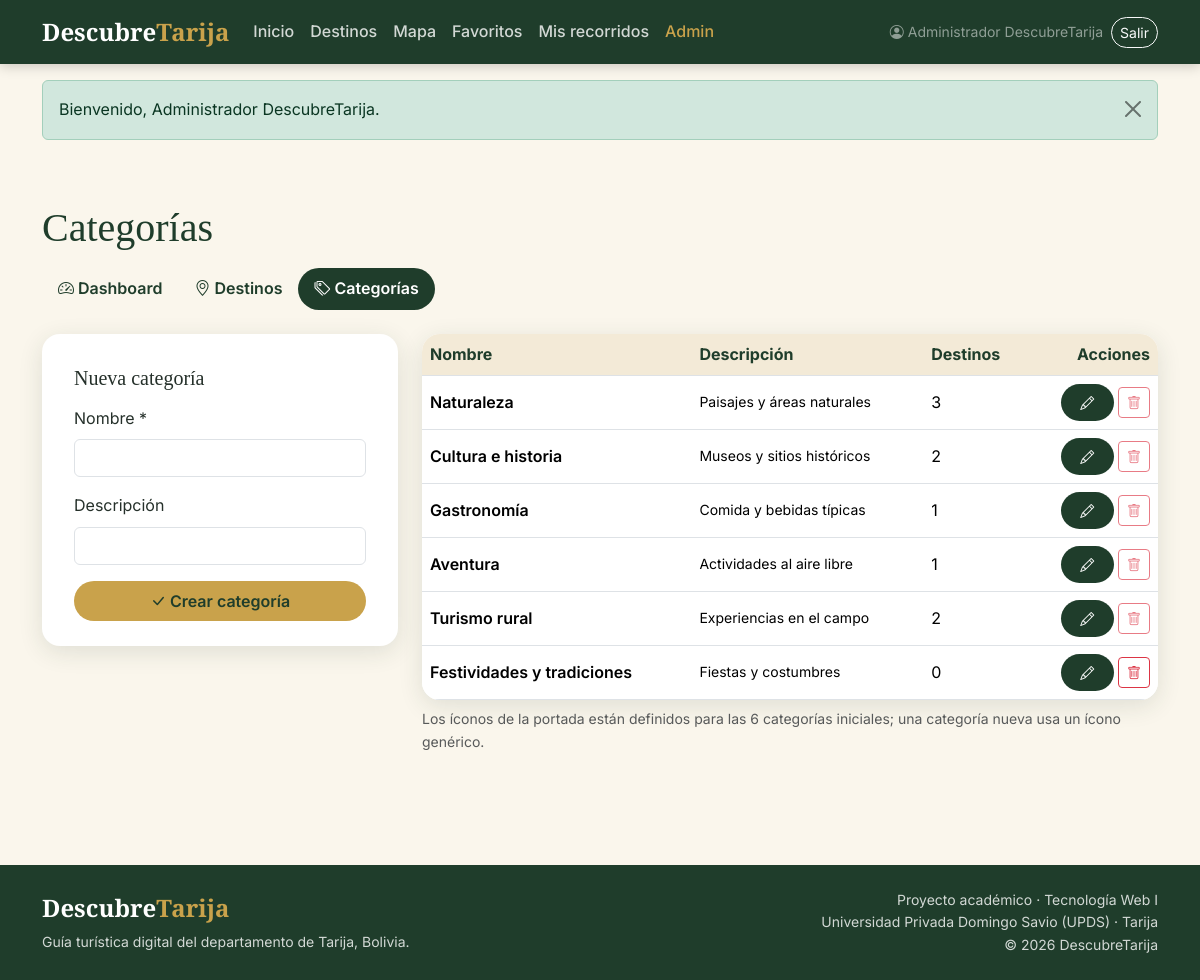
/admin/categorias.php (signed in), run on the app's committed database.
### tables this page shows
CREATE TABLE categorias (
  id INT AUTO_INCREMENT PRIMARY KEY,
  nombre VARCHAR(40) NOT NULL UNIQUE,
  descripcion VARCHAR(200) NULL
);

### www/admin/categorias.php (the view, shortened to what this page needs)
<?php
require __DIR__ . '/../includes/conexion.php';
require_once __DIR__ . '/../includes/funciones.php';
$edit = null;
$categorias = $pdo->query(
    'SELECT c.id, c.nombre, c.descripcion, COUNT(d.id) AS total
     FROM categorias c LEFT JOIN destinos d ON d.categoria_id = c.id
     GROUP BY c.id, c.nombre, c.descripcion ORDER BY c.id'
)->fetchAll();
require __DIR__ . '/../includes/header.php';
?>
<div class="container py-5">
  <h1 class="mb-3">Categorías</h1>
  <?php require __DIR__ . '/../includes/admin_menu.php'; ?>
  <div class="row g-4">
    <div class="col-lg-4">
      <div class="card-auth" style="max-width:none">
        <h2 class="h5 mb-3"><?= $edit ? 'Editar categoría' : 'Nueva categoría' ?></h2>
        <form method="post">
          <div class="mb-3">
            <label class="form-label" for="nombre">Nombre *</label>
            <input id="nombre" name="nombre" class="form-control" maxlength="40" required value="<?= e($edit['nombre'] ?? '') ?>">
          </div>
          <div class="mb-3">
            <label class="form-label" for="descripcion">Descripción</label>
            <input id="descripcion" name="descripcion" class="form-control" maxlength="200" value="<?= e($edit['descripcion'] ?? '') ?>">
          </div>
          <button class="btn btn-dorado w-100" type="submit"><i class="bi bi-check-lg"></i> <?= $edit ? 'Guardar cambios' : 'Crear categoría' ?></button>
        </form>
      </div>
    </div>
    <div class="col-lg-8">
      <div class="tabla-admin table-responsive">
        <table class="table align-middle mb-0">
          <thead><tr><th>Nombre</th><th>Descripción</th><th>Destinos</th><th class="text-end">Acciones</th></tr></thead>
          <tbody>
            <?php foreach ($categorias as $c): ?>
              <tr>
                <td class="fw-semibold"><?= e($c['nombre']) ?></td>
                <td class="small"><?= e($c['descripcion'] ?? '—') ?></td>
                <td><?= (int) $c['total'] ?></td>
                <td class="text-end text-nowrap">
                  <a class="btn btn-sm btn-verde" href="/admin/categorias.php?editar=<?= (int) $c['id'] ?>" title="Editar" aria-label="Editar"><i class="bi bi-pencil"></i></a>
                  <form method="post" class="d-inline" onsubmit="return confirm('¿Eliminar esta categoría?');">
                    <button class="btn btn-sm btn-outline-danger" type="submit"
                            title="<?= $c['total'] > 0 ? 'Tiene destinos: no se puede eliminar' : 'Eliminar' ?>"
                            aria-label="Eliminar"<?= $c['total'] > 0 ? ' disabled' : '' ?>><i class="bi bi-trash"></i></button>
                  </form>
                </td>
              </tr>
            <?php endforeach; ?>
          </tbody>
        </table>
      </div>
      <p class="small text-muted mt-2">Los íconos de la portada están definidos para las 6 categorías iniciales; una categoría nueva usa un ícono genérico.</p>
    </div>
  </div>
</div>
<?php require __DIR__ . '/../includes/footer.php'; ?>

### www/assets/css/tarija.css (style rules this page uses)
:root { --verde: #1f3d2b; --verde-medio: #2f5d44; --beige: #f3ead7; --beige-claro: #faf6ec; --dorado: #c9a24b; --dorado-oscuro: #a9852f; --blanco: #ffffff; --texto: #25302a; --gris: #6b756e; --radio: 18px; --sombra: 0 6px 24px rgba(31, 61, 43, .12); }
body { font-family: 'Inter', system-ui, -apple-system, "Segoe UI", sans-serif; color: var(--texto); background: var(--beige-claro); line-height: 1.6; }
h1, h2, h3, h4, .logo { font-family: 'Playfair Display', Georgia, serif; }
h1, h2, h3 { color: var(--verde); }
a { color: var(--verde-medio); }
.btn-dorado { background: var(--dorado); color: var(--verde); font-weight: 600; border: 0; border-radius: 999px; padding: .5rem 1.2rem; transition: transform .2s, background .2s; }
.btn-verde { background: var(--verde); color: var(--blanco); border: 0; border-radius: 999px; padding: .5rem 1.2rem; transition: transform .2s, background .2s; }
.card-auth { max-width: 460px; margin: 0 auto; background: var(--blanco); border-radius: var(--radio); box-shadow: var(--sombra); padding: 2rem 2rem 1.6rem; }
.tabla-admin { background: var(--blanco); border-radius: var(--radio); box-shadow: var(--sombra); overflow: hidden; }
.tabla-admin th { background: var(--beige); color: var(--verde); white-space: nowrap; }

### data on the page
categorias: nombre "Naturaleza", descripcion "Paisajes y áreas naturales", total "3"
categorias: nombre "Cultura e historia", descripcion "Museos y sitios históricos", total "2"
categorias: nombre "Gastronomía", descripcion "Comida y bebidas típicas", total "1"
categorias: nombre "Aventura", descripcion "Actividades al aire libre", total "1"
categorias: nombre "Turismo rural", descripcion "Experiencias en el campo", total "2"
categorias: nombre "Festividades y tradiciones", descripcion "Fiestas y costumbres", total "0"

### other printed values
$usuario['nombre'] "Administrador DescubreTarija"
$f['mensaje'] "Bienvenido, Administrador DescubreTarija."
